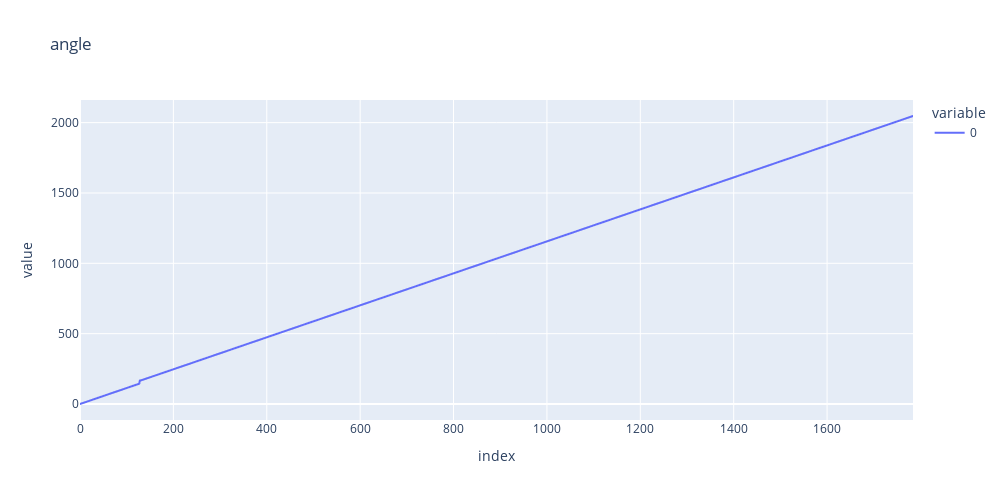
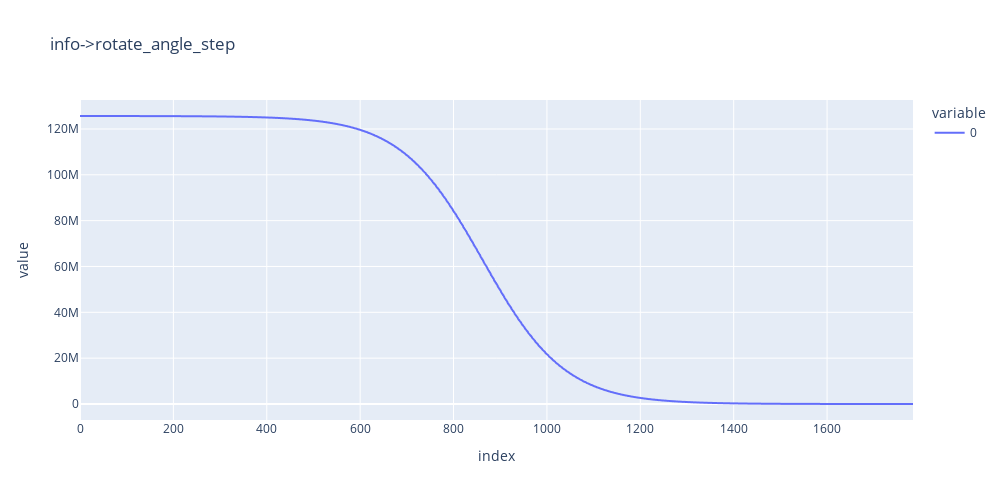
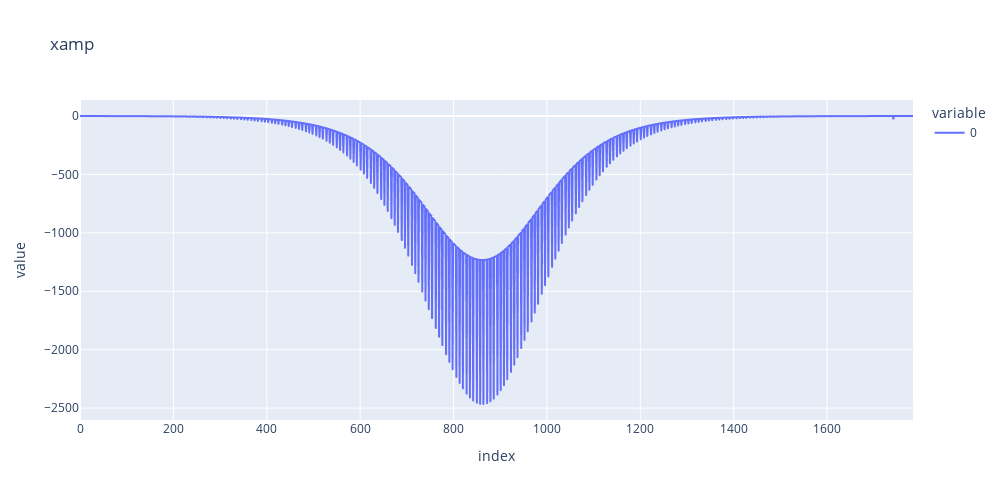

Source (notebook cell) for these figures, in order:
### Code cell
from pathlib import Path
import numpy as np, plotly.express as px
h = 500

labels = {0:'angle', 1:'info->rotate_angle_step', 2:'xamp', 3:'info->xamp_step'}
ar = np.array([[float(j) for j in i.split()] for i in Path('t').read_text().replace('\n\n', '\n').replace('\n\n', '\n').splitlines() if i])
for i in range(ar.shape[1]):
    px.line(ar[:,i], width=1000, height=h, title=labels[i]).show()
    # ar2 = np.diff(ar[:,i])
    # px.line(ar2[(ar2>-20000) & (ar2<1e6)], width=1000, height=h).show()

### Figure 1 — Plotly figure (JSON) as saved in the notebook; plotly's stock layout.template omitted (floating-point values rounded to 4 significant figures; data arrays with more than 128 entries replaced by an {"elided": "..."} marker saying what was removed)
{"data": [{"hovertemplate": "variable=0<br>index=%{x}<br>value=%{y}<extra></extra>", "legendgroup": "0", "line": {"color": "#636efa", "dash": "solid"}, "marker": {"symbol": "circle"}, "mode": "lines", "name": "0", "showlegend": true, "type": "scattergl", "x": {"elided": "1785 int values"}, "xaxis": "x", "y": {"elided": "1785 float values"}, "yaxis": "y"}], "layout": {"height": 500, "legend": {"title": {"text": "variable"}, "tracegroupgap": 0}, "title": {"text": "angle"}, "width": 1000, "xaxis": {"anchor": "y", "domain": [0, 1], "title": {"text": "index"}}, "yaxis": {"anchor": "x", "domain": [0, 1], "title": {"text": "value"}}}}

### Figure 2 — Plotly figure (JSON) as saved in the notebook; plotly's stock layout.template omitted (floating-point values rounded to 4 significant figures; data arrays with more than 128 entries replaced by an {"elided": "..."} marker saying what was removed)
{"data": [{"hovertemplate": "variable=0<br>index=%{x}<br>value=%{y}<extra></extra>", "legendgroup": "0", "line": {"color": "#636efa", "dash": "solid"}, "marker": {"symbol": "circle"}, "mode": "lines", "name": "0", "showlegend": true, "type": "scattergl", "x": {"elided": "1785 int values"}, "xaxis": "x", "y": {"elided": "1785 float values"}, "yaxis": "y"}], "layout": {"height": 500, "legend": {"title": {"text": "variable"}, "tracegroupgap": 0}, "title": {"text": "info->rotate_angle_step"}, "width": 1000, "xaxis": {"anchor": "y", "domain": [0, 1], "title": {"text": "index"}}, "yaxis": {"anchor": "x", "domain": [0, 1], "title": {"text": "value"}}}}

### Figure 3 — Plotly figure (JSON) as saved in the notebook; plotly's stock layout.template omitted (floating-point values rounded to 4 significant figures; data arrays with more than 128 entries replaced by an {"elided": "..."} marker saying what was removed)
{"data": [{"hovertemplate": "variable=0<br>index=%{x}<br>value=%{y}<extra></extra>", "legendgroup": "0", "line": {"color": "#636efa", "dash": "solid"}, "marker": {"symbol": "circle"}, "mode": "lines", "name": "0", "showlegend": true, "type": "scattergl", "x": {"elided": "1785 int values"}, "xaxis": "x", "y": {"elided": "1785 float values"}, "yaxis": "y"}], "layout": {"height": 500, "legend": {"title": {"text": "variable"}, "tracegroupgap": 0}, "title": {"text": "xamp"}, "width": 1000, "xaxis": {"anchor": "y", "domain": [0, 1], "title": {"text": "index"}}, "yaxis": {"anchor": "x", "domain": [0, 1], "title": {"text": "value"}}}}
